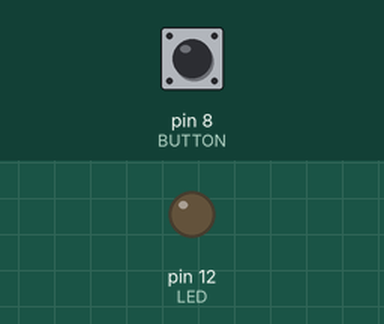
Simulated run of this sketch. Board: Arduino Uno, built with avr-gcc and run on an emulated ATmega328P. Parts: output pins drawn as LEDs (lit = HIGH). Dashed ring = blinking. Inputs (shaded band) come from the test bench; at power-on: pin 8 (BUTTON) LOW.

Above: at 1.2 s.
1.3 s: pin 8 (BUTTON) pulled HIGH for 1 s
At 1.4 s:
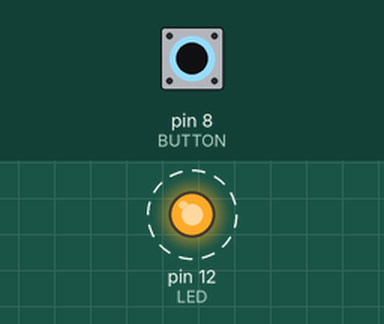
4.3 s: pin 8 (BUTTON) pulled HIGH for 3.2 s
At 7.6 s:
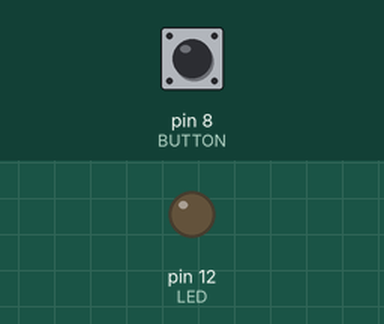
Timing chart, 0 to 9.1 s (numbered marks = the images above; inputs shaded):
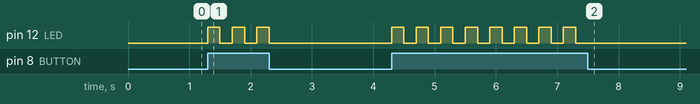

The sketch:

button.ino
```cpp
#define LED 12
#define BUTTON 8

void setup() {
  pinMode(LED,OUTPUT);
  pinMode(BUTTON,INPUT);
}

void loop() {
  int index;
  if (digitalRead(BUTTON)==HIGH){
     digitalWrite(LED,HIGH);
     delay(200);
     digitalWrite(LED,LOW);
     delay(200);

  }
}
```

Measured:
- after the input at 1.3 s, pin 12 (LED): alternates HIGH for 0.20 s and LOW for 0.20 s, 6 changes in all, then stays LOW, starting at once
- after the input at 4.3 s, pin 12 (LED): alternates HIGH for 0.20 s and LOW for 0.20 s, 16 changes in all, then stays LOW, starting at once
